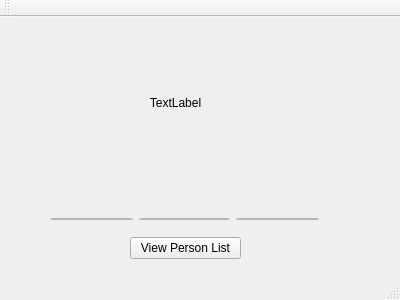
<?xml version="1.0" encoding="UTF-8"?>
<ui version="4.0">
 <class>MainWindow</class>
 <widget class="QMainWindow" name="MainWindow">
  <property name="geometry">
   <rect>
    <x>0</x>
    <y>0</y>
    <width>400</width>
    <height>300</height>
   </rect>
  </property>
  <property name="windowTitle">
   <string>MainWindow</string>
  </property>
  <widget class="QWidget" name="centralWidget">
   <widget class="QLabel" name="label">
    <property name="geometry">
     <rect>
      <x>50</x>
      <y>20</y>
      <width>251</width>
      <height>131</height>
     </rect>
    </property>
    <property name="lineWidth">
     <number>1</number>
    </property>
    <property name="text">
     <string>TextLabel</string>
    </property>
    <property name="alignment">
     <set>Qt::AlignCenter</set>
    </property>
   </widget>
   <widget class="QPushButton" name="viewDbButton">
    <property name="geometry">
     <rect>
      <x>130</x>
      <y>220</y>
      <width>111</width>
      <height>22</height>
     </rect>
    </property>
    <property name="text">
     <string>View Person List</string>
    </property>
   </widget>
   <widget class="QWidget" name="">
    <property name="geometry">
     <rect>
      <x>39</x>
      <y>190</y>
      <width>291</width>
      <height>24</height>
     </rect>
    </property>
    <layout class="QHBoxLayout" name="horizontalLayout">
     <item>
      <widget class="QPushButton" name="addDbButton">
       <property name="text">
        <string>add a person</string>
       </property>
      </widget>
     </item>
     <item>
      <widget class="QPushButton" name="DelDbButton">
       <property name="text">
        <string>delete a person</string>
       </property>
      </widget>
     </item>
     <item>
      <widget class="QPushButton" name="EditDbButton">
       <property name="text">
        <string>edit a person</string>
       </property>
      </widget>
     </item>
    </layout>
   </widget>
  </widget>
  <widget class="QMenuBar" name="menuBar">
   <property name="geometry">
    <rect>
     <x>0</x>
     <y>0</y>
     <width>400</width>
     <height>19</height>
    </rect>
   </property>
  </widget>
  <widget class="QToolBar" name="mainToolBar">
   <attribute name="toolBarArea">
    <enum>TopToolBarArea</enum>
   </attribute>
   <attribute name="toolBarBreak">
    <bool>false</bool>
   </attribute>
  </widget>
  <widget class="QStatusBar" name="statusBar"/>
 </widget>
 <layoutdefault spacing="6" margin="11"/>
 <resources/>
 <connections/>
</ui>
